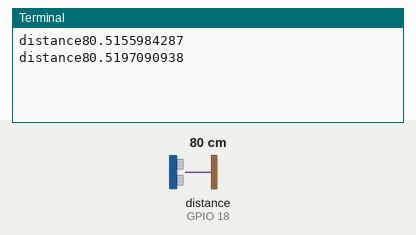
Recording of a program running on a simulated Raspberry Pi (BCM pin numbers). Shown: the last lines printed to the terminal. The inputs (shaded band) are chosen by the test bench; at power-on: distance to the obstacle (sensor on GPIO 18) 80 cm. The echo pulse lasts 58.3 µs per cm; the clock reads 2024-03-15 10:24:30 at power-on unless the program sets it.

Above: at 1.2 s.
1.3 s: distance to the obstacle (sensor on GPIO 18) set to 2 cm
At 1.9 s:
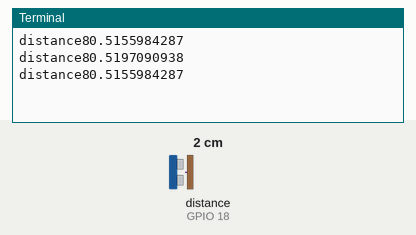
2.8 s: distance to the obstacle (sensor on GPIO 18) set to 4 cm
At 3.4 s:
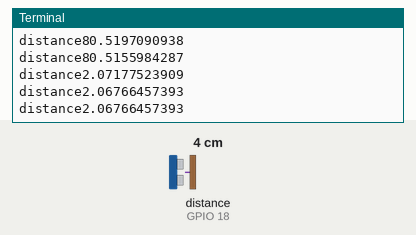
Timing chart, 0 to 5.8 s (numbered marks = the images above; inputs shaded):
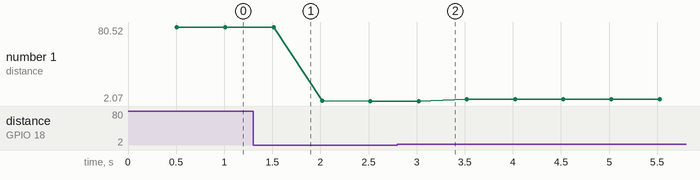

The program:

distance_sensor.py
```python
import RPi.GPIO as GPIO
import time

while(True):
    GPIO.setmode(GPIO.BCM)
    GPIO.setwarnings(False)

    trig=4
    echo=18

    GPIO.setup(trig, GPIO.OUT)
    GPIO.setup(echo, GPIO.IN)

    GPIO.output(trig, True)
    time.sleep(0.0001)
    GPIO.output(trig, False)

    while GPIO.input(echo) == False:
        start=time.time()

    while GPIO.input(echo) == True:
        end=time.time()

    sig_time= end-start

    distance= sig_time/0.000058
    time.sleep(0.5)
    print "distance"+str(distance)

GPIO.cleanup()
```

Measured:
- plotted number 1: 80.52 → 2.07 after the input at 1.3 s, 2.07 → 4.12 after the input at 2.8 s
